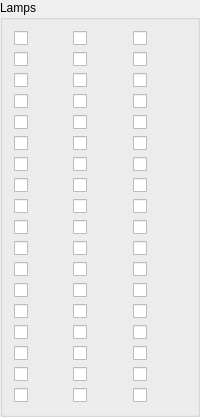
          <widget class="QGroupBox" name="groupBox_20">
           <property name="title">
            <string>Lamps</string>
           </property>
           <layout class="QVBoxLayout" name="verticalLayout_25">
            <item>
             <layout class="QHBoxLayout" name="horizontalLayout_4">
              <item>
               <layout class="QVBoxLayout" name="verticalLayout_2">
                <item>
                 <widget class="QCheckBox" name="checkBox_lamp_1">
                  <property name="text">
                   <string/>
                  </property>
                  <property name="checkable">
                   <bool>true</bool>
                  </property>
                 </widget>
                </item>
                <item>
                 <widget class="QCheckBox" name="checkBox_lamp_2">
                  <property name="text">
                   <string/>
                  </property>
                  <property name="checkable">
                   <bool>true</bool>
                  </property>
                 </widget>
                </item>
                <item>
                 <widget class="QCheckBox" name="checkBox_lamp_3">
                  <property name="text">
                   <string/>
                  </property>
                  <property name="checkable">
                   <bool>true</bool>
                  </property>
                 </widget>
                </item>
                <item>
                 <widget class="QCheckBox" name="checkBox_lamp_4">
                  <property name="text">
                   <string/>
                  </property>
                  <property name="checkable">
                   <bool>true</bool>
                  </property>
                 </widget>
                </item>
                <item>
                 <widget class="QCheckBox" name="checkBox_lamp_5">
                  <property name="text">
                   <string/>
                  </property>
                  <property name="checkable">
                   <bool>true</bool>
                  </property>
                 </widget>
                </item>
                <item>
                 <widget class="QCheckBox" name="checkBox_lamp_6">
                  <property name="text">
                   <string/>
                  </property>
                  <property name="checkable">
                   <bool>true</bool>
                  </property>
                 </widget>
                </item>
                <item>
                 <widget class="QCheckBox" name="checkBox_lamp_7">
                  <property name="text">
                   <string/>
                  </property>
                  <property name="checkable">
                   <bool>true</bool>
                  </property>
                 </widget>
                </item>
                <item>
                 <widget class="QCheckBox" name="checkBox_lamp_8">
                  <property name="text">
                   <string/>
                  </property>
                  <property name="checkable">
                   <bool>true</bool>
                  </property>
                 </widget>
                </item>
                <item>
                 <widget class="QCheckBox" name="checkBox_lamp_9">
                  <property name="text">
                   <string/>
                  </property>
                  <property name="checkable">
                   <bool>true</bool>
                  </property>
                 </widget>
                </item>
                <item>
                 <widget class="QCheckBox" name="checkBox_lamp_10">
                  <property name="text">
                   <string/>
                  </property>
                  <property name="checkable">
                   <bool>true</bool>
                  </property>
                 </widget>
                </item>
                <item>
                 <widget class="QCheckBox" name="checkBox_lamp_11">
                  <property name="text">
                   <string/>
                  </property>
                  <property name="checkable">
                   <bool>true</bool>
                  </property>
                 </widget>
                </item>
                <item>
                 <widget class="QCheckBox" name="checkBox_lamp_12">
                  <property name="text">
                   <string/>
                  </property>
                  <property name="checkable">
                   <bool>true</bool>
                  </property>
                 </widget>
                </item>
                <item>
                 <widget class="QCheckBox" name="checkBox_lamp_13">
                  <property name="text">
                   <string/>
                  </property>
                  <property name="checkable">
                   <bool>true</bool>
                  </property>
                 </widget>
                </item>
                <item>
                 <widget class="QCheckBox" name="checkBox_lamp_14">
                  <property name="text">
                   <string/>
                  </property>
                  <property name="checkable">
                   <bool>true</bool>
                  </property>
                 </widget>
                </item>
                <item>
                 <widget class="QCheckBox" name="checkBox_lamp_15">
                  <property name="text">
                   <string/>
                  </property>
                  <property name="checkable">
                   <bool>true</bool>
                  </property>
                 </widget>
                </item>
                <item>
                 <widget class="QCheckBox" name="checkBox_lamp_16">
                  <property name="text">
                   <string/>
                  </property>
                  <property name="checkable">
                   <bool>true</bool>
                  </property>
                 </widget>
                </item>
                <item>
                 <widget class="QCheckBox" name="checkBox_lamp_17">
                  <property name="text">
                   <string/>
                  </property>
                  <property name="checkable">
                   <bool>true</bool>
                  </property>
                 </widget>
                </item>
                <item>
                 <widget class="QCheckBox" name="checkBox_lamp_18">
                  <property name="text">
                   <string/>
                  </property>
                  <property name="checkable">
                   <bool>true</bool>
                  </property>
                 </widget>
                </item>
               </layout>
              </item>
              <item>
               <layout class="QVBoxLayout" name="verticalLayout_12">
                <item>
                 <widget class="QCheckBox" name="checkBox_lamp_19">
                  <property name="text">
                   <string/>
                  </property>
                  <property name="checkable">
                   <bool>true</bool>
                  </property>
                 </widget>
                </item>
                <item>
                 <widget class="QCheckBox" name="checkBox_lamp_20">
                  <property name="text">
                   <string/>
                  </property>
                  <property name="checkable">
                   <bool>true</bool>
                  </property>
                 </widget>
                </item>
                <item>
                 <widget class="QCheckBox" name="checkBox_lamp_21">
                  <property name="text">
                   <string/>
                  </property>
                  <property name="checkable">
                   <bool>true</bool>
                  </property>
                 </widget>
                </item>
                <item>
                 <widget class="QCheckBox" name="checkBox_lamp_22">
                  <property name="text">
                   <string/>
                  </property>
                  <property name="checkable">
                   <bool>true</bool>
                  </property>
                 </widget>
                </item>
                <item>
                 <widget class="QCheckBox" name="checkBox_lamp_23">
                  <property name="text">
                   <string/>
                  </property>
                  <property name="checkable">
                   <bool>true</bool>
                  </property>
                 </widget>
                </item>
                <item>
                 <widget class="QCheckBox" name="checkBox_lamp_24">
                  <property name="text">
                   <string/>
                  </property>
                  <property name="checkable">
                   <bool>true</bool>
                  </property>
                 </widget>
                </item>
                <item>
                 <widget class="QCheckBox" name="checkBox_lamp_25">
                  <property name="text">
                   <string/>
                  </property>
                  <property name="checkable">
                   <bool>true</bool>
                  </property>
                 </widget>
                </item>
                <item>
                 <widget class="QCheckBox" name="checkBox_lamp_26">
                  <property name="text">
                   <string/>
                  </property>
                  <property name="checkable">
                   <bool>true</bool>
                  </property>
                 </widget>
                </item>
                <item>
                 <widget class="QCheckBox" name="checkBox_lamp_27">
                  <property name="text">
                   <string/>
                  </property>
                  <property name="checkable">
                   <bool>true</bool>
                  </property>
                 </widget>
                </item>
                <item>
                 <widget class="QCheckBox" name="checkBox_lamp_28">
                  <property name="text">
                   <string/>
                  </property>
                  <property name="checkable">
                   <bool>true</bool>
                  </property>
                 </widget>
                </item>
                <item>
                 <widget class="QCheckBox" name="checkBox_lamp_29">
                  <property name="text">
                   <string/>
                  </property>
                  <property name="checkable">
                   <bool>true</bool>
                  </property>
                 </widget>
                </item>
                <item>
                 <widget class="QCheckBox" name="checkBox_lamp_30">
                  <property name="text">
                   <string/>
                  </property>
                  <property name="checkable">
                   <bool>true</bool>
                  </property>
                 </widget>
                </item>
                <item>
                 <widget class="QCheckBox" name="checkBox_lamp_31">
                  <property name="text">
                   <string/>
                  </property>
                  <property name="checkable">
                   <bool>true</bool>
                  </property>
                 </widget>
                </item>
                <item>
                 <widget class="QCheckBox" name="checkBox_lamp_32">
                  <property name="text">
                   <string/>
                  </property>
                  <property name="checkable">
                   <bool>true</bool>
                  </property>
                 </widget>
                </item>
                <item>
                 <widget class="QCheckBox" name="checkBox_lamp_33">
                  <property name="text">
                   <string/>
                  </property>
                  <property name="checkable">
                   <bool>true</bool>
                  </property>
                 </widget>
                </item>
                <item>
                 <widget class="QCheckBox" name="checkBox_lamp_34">
                  <property name="text">
                   <string/>
                  </property>
                  <property name="checkable">
                   <bool>true</bool>
                  </property>
                 </widget>
                </item>
                <item>
                 <widget class="QCheckBox" name="checkBox_lamp_35">
                  <property name="text">
                   <string/>
                  </property>
                  <property name="checkable">
                   <bool>true</bool>
                  </property>
                 </widget>
                </item>
                <item>
                 <widget class="QCheckBox" name="checkBox_lamp_36">
                  <property name="text">
                   <string/>
                  </property>
                  <property name="checkable">
                   <bool>true</bool>
                  </property>
                 </widget>
                </item>
               </layout>
              </item>
              <item>
               <layout class="QVBoxLayout" name="verticalLayout_13">
                <item>
                 <widget class="QCheckBox" name="checkBox_lamp_37">
                  <property name="text">
                   <string/>
                  </property>
                  <property name="checkable">
                   <bool>true</bool>
                  </property>
                 </widget>
                </item>
                <item>
                 <widget class="QCheckBox" name="checkBox_lamp_38">
                  <property name="text">
                   <string/>
                  </property>
                  <property name="checkable">
                   <bool>true</bool>
                  </property>
                 </widget>
                </item>
                <item>
                 <widget class="QCheckBox" name="checkBox_lamp_39">
                  <property name="text">
                   <string/>
                  </property>
                  <property name="checkable">
                   <bool>true</bool>
                  </property>
                 </widget>
                </item>
                <item>
                 <widget class="QCheckBox" name="checkBox_lamp_40">
                  <property name="text">
                   <string/>
                  </property>
                  <property name="checkable">
                   <bool>true</bool>
                  </property>
                 </widget>
                </item>
                <item>
                 <widget class="QCheckBox" name="checkBox_lamp_41">
                  <property name="text">
                   <string/>
                  </property>
                  <property name="checkable">
                   <bool>true</bool>
                  </property>
                 </widget>
                </item>
                <item>
                 <widget class="QCheckBox" name="checkBox_lamp_42">
                  <property name="text">
                   <string/>
                  </property>
                  <property name="checkable">
                   <bool>true</bool>
                  </property>
                 </widget>
                </item>
                <item>
                 <widget class="QCheckBox" name="checkBox_lamp_43">
                  <property name="text">
                   <string/>
                  </property>
                  <property name="checkable">
                   <bool>true</bool>
                  </property>
                 </widget>
                </item>
                <item>
                 <widget class="QCheckBox" name="checkBox_lamp_44">
                  <property name="text">
                   <string/>
                  </property>
                  <property name="checkable">
                   <bool>true</bool>
                  </property>
                 </widget>
                </item>
                <item>
                 <widget class="QCheckBox" name="checkBox_lamp_45">
                  <property name="text">
                   <string/>
                  </property>
                  <property name="checkable">
                   <bool>true</bool>
                  </property>
                 </widget>
                </item>
                <item>
                 <widget class="QCheckBox" name="checkBox_lamp_46">
                  <property name="text">
                   <string/>
                  </property>
                  <property name="checkable">
                   <bool>true</bool>
                  </property>
                 </widget>
                </item>
                <item>
                 <widget class="QCheckBox" name="checkBox_lamp_47">
                  <property name="text">
                   <string/>
                  </property>
                  <property name="checkable">
                   <bool>true</bool>
                  </property>
                 </widget>
                </item>
                <item>
                 <widget class="QCheckBox" name="checkBox_lamp_48">
                  <property name="text">
                   <string/>
                  </property>
                  <property name="checkable">
                   <bool>true</bool>
                  </property>
                 </widget>
                </item>
                <item>
                 <widget class="QCheckBox" name="checkBox_lamp_49">
                  <property name="text">
                   <string/>
                  </property>
                  <property name="checkable">
                   <bool>true</bool>
                  </property>
                 </widget>
                </item>
                <item>
                 <widget class="QCheckBox" name="checkBox_lamp_50">
                  <property name="text">
                   <string/>
                  </property>
                  <property name="checkable">
                   <bool>true</bool>
                  </property>
                 </widget>
                </item>
                <item>
                 <widget class="QCheckBox" name="checkBox_lamp_51">
                  <property name="text">
                   <string/>
                  </property>
                  <property name="checkable">
                   <bool>true</bool>
                  </property>
                 </widget>
                </item>
                <item>
                 <widget class="QCheckBox" name="checkBox_lamp_52">
                  <property name="text">
                   <string/>
                  </property>
                  <property name="checkable">
                   <bool>true</bool>
                  </property>
                 </widget>
                </item>
                <item>
                 <widget class="QCheckBox" name="checkBox_lamp_53">
                  <property name="text">
                   <string/>
                  </property>
                  <property name="checkable">
                   <bool>true</bool>
                  </property>
                 </widget>
                </item>
                <item>
                 <widget class="QCheckBox" name="checkBox_lamp_54">
                  <property name="text">
                   <string/>
                  </property>
                  <property name="checkable">
                   <bool>true</bool>
                  </property>
                 </widget>
                </item>
               </layout>
              </item>
             </layout>
            </item>
           </layout>
          </widget>
